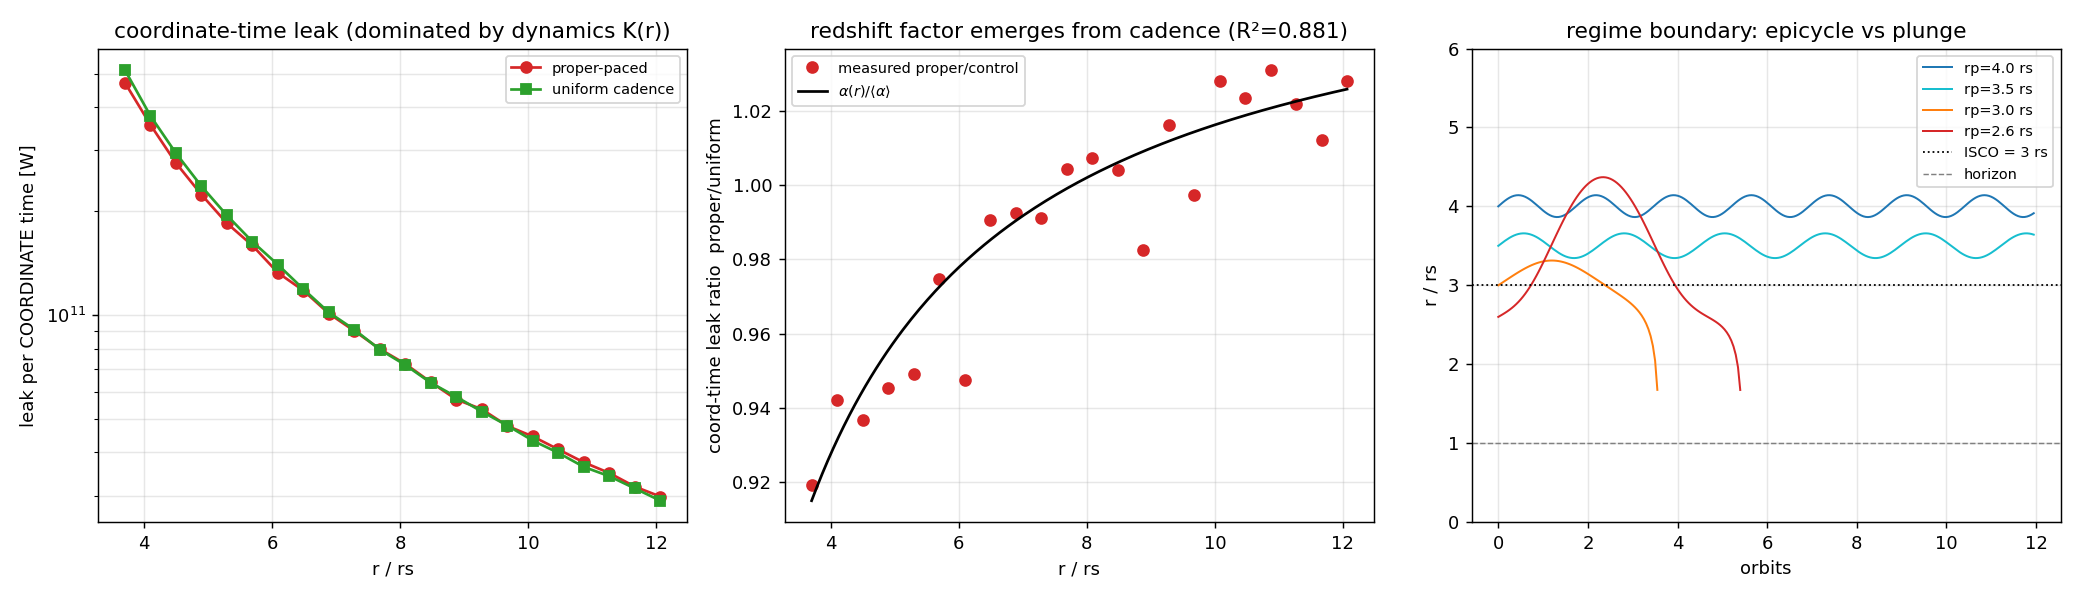

This chart was generated by the following Python code:
# stew_propertime.py
# Does a redshift profile EMERGE if the register updates are paced by PROPER time?
#
# Mechanism (not imposed-by-hand quantum dilation, but an update-cadence rule):
#   the substrate snaps the state to the grid stochastically, with per-step probability
#   p_snap(r) = alpha(r) = sqrt(1 - rs/r)   ->   update RATE tracks the local clock rate.
# Control: same grid, same dynamics, but p_snap = <alpha> (constant cadence in coordinate time).
#
# Between snaps the leapfrog runs in float with fine steps, so the ONLY error is truncation.
# We then ask:
#   (1) coordinate-time leak ratio proper/control  -> does it track alpha(r)?   (expected: yes, by rate)
#   (2) per-PROPER-time leak of the proper run      -> is it FLAT in r?          (the non-imposed claim)
#       per-proper-time leak of the control run     -> does it rise as 1/alpha?  (the foil)
#
# Dynamics: Paczynski-Wiita. Redshift factor alpha: exact Schwarzschild (separate object).

import numpy as np, math
G=6.67430e-11; c=299792458.0; M_sun=1.98847e30; PLANCK_POWER=c**5/G

def accel_pw(M,rv):
    r=np.linalg.norm(rv); rs=2*G*M/c**2
    return -(G*M/(r-rs)**2)*(rv/r)
def phi_pw(M,r):
    rs=2*G*M/c**2; return -G*M/(r-rs)
def energy(M,pos,vel,m=1.0):
    return 0.5*m*np.dot(vel,vel)+m*phi_pw(M,np.linalg.norm(pos))
def v_circ_pw(M,r):
    rs=2*G*M/c**2; return math.sqrt(G*M*r/(r-rs)**2)
def alpha_schw(M,r):
    rs=2*G*M/c**2; return math.sqrt(max(1.0-rs/r,1e-9))
def quant_trunc(x,SCALE):
    return np.trunc(x*SCALE)/SCALE
def leap(M,pos,vel,dt):
    a=accel_pw(M,pos); vh=vel+0.5*dt*a; pn=pos+dt*vh; an=accel_pw(M,pn)
    return pn, vh+0.5*dt*an

def mean_alpha(M,rp,k,steps_per_orbit,norbits):
    # quick float pass to get <alpha> along the orbit (for the control cadence)
    pos=np.array([rp,0.,0.]); vel=np.array([0.,k*v_circ_pw(M,rp),0.])
    P=2*math.pi*rp/np.linalg.norm(vel); dt=P/steps_per_orbit
    s=0.0; n=steps_per_orbit*norbits
    for _ in range(n):
        pos,vel=leap(M,pos,vel,dt); s+=alpha_schw(M,np.linalg.norm(pos))
    return s/n, dt, P

def run_cadence(M, rp_factor=3.5,k=1.10, steps_per_orbit=240, norbits=400,
                base_fb=14, mode='proper', alpha_ref=None, seed=1):
    rng=np.random.default_rng(seed)
    rs=2*G*M/c**2; rp=rp_factor*rs
    pos=np.array([rp,0.,0.]); vel=np.array([0.,k*v_circ_pw(M,rp),0.])
    P=2*math.pi*rp/np.linalg.norm(vel); dt=P/steps_per_orbit
    nsteps=steps_per_orbit*norbits
    SCALE=float(1<<base_fb)
    pos=quant_trunc(pos,SCALE); vel=quant_trunc(vel,SCALE)

    r_snap=[]; kick_snap=[]                       # at snap events
    r_all=np.empty(nsteps)                         # every step (for coord-time & proper-time budgets)
    for i in range(nsteps):
        pos,vel=leap(M,pos,vel,dt)                 # accurate float advance
        r=np.linalg.norm(pos); r_all[i]=r
        p = alpha_schw(M,r) if mode=='proper' else alpha_ref
        if rng.random()<p:                         # register update (paced by proper time if 'proper')
            E0=energy(M,pos,vel)
            pos=quant_trunc(pos,SCALE); vel=quant_trunc(vel,SCALE)
            r_snap.append(r); kick_snap.append(energy(M,pos,vel)-E0)
        if (not np.isfinite(r)) or r<1.05*rs:
            r_all=r_all[:i+1]; break
    return dict(r_snap=np.array(r_snap),kick=np.array(kick_snap),r_all=r_all,
                dt=dt,rs=rs,M=M,P=P)

def profile(res, M, nbins=22):
    """Return r/rs bin centres and: leak per coord time, leak per proper time."""
    rs=res['rs']; dt=res['dt']
    r_all=res['r_all']; r_snap=res['r_snap']; kick=res['kick']
    lo,hi=r_all.min(),r_all.max()
    edges=np.linspace(lo,hi,nbins+1); ctr=0.5*(edges[:-1]+edges[1:])
    alpha_all=np.sqrt(np.clip(1-rs/r_all,1e-9,None))
    coord_leak=np.full(nbins,np.nan); proper_leak=np.full(nbins,np.nan)
    for kk in range(nbins):
        m_all=(r_all>=edges[kk])&(r_all<edges[kk+1])
        m_sn =(r_snap>=edges[kk])&(r_snap<edges[kk+1])
        if m_all.sum()>50 and m_sn.sum()>20:
            t_coord = m_all.sum()*dt
            t_proper= np.sum(alpha_all[m_all])*dt
            K = np.sum(kick[m_sn])
            coord_leak[kk]  = abs(K)/t_coord
            proper_leak[kk] = abs(K)/t_proper
    return ctr/rs, coord_leak, proper_leak

if __name__=="__main__":
    M=10.0*M_sun; rs=2*G*M/c**2
    print(f"rs={rs:.3e} m\n")

    # --- ISCO regime boundary: perturb a circular orbit with a small RADIAL nudge ---
    # above ISCO (3 rs): bounded epicycle (leakage regime). at/below: perturbation -> plunge.
    print("=== regime boundary: 2% radial nudge to a circular orbit ===")
    isco_traces={}
    for rpf in (4.0, 3.5, 3.0, 2.6):
        r0=rpf*rs; pos=np.array([r0,0.,0.]); vel=np.array([0.02*v_circ_pw(M,r0), v_circ_pw(M,r0), 0.])
        P=2*math.pi*r0/v_circ_pw(M,r0); dt=P/400; rmn=rmx=r0; plunged=False; trace=[]
        for i in range(400*12):
            pos,vel=leap(M,pos,vel,dt); r=np.linalg.norm(pos); rmn=min(rmn,r); rmx=max(rmx,r)
            if i%20==0: trace.append((i*dt/P, r/rs))
            if r<1.05*rs: plunged=True; break
            if r>60*rs: break
        isco_traces[rpf]=np.array(trace)
        print(f"  rp={rpf:.1f} rs: {'PLUNGED (curvature breaks orbit)' if plunged else 'bound epicycle (leakage regime)'}"
              f"  amp={(rmx-rmn)/r0*100:.0f}% of r0")
    print()

    # --- cadence experiment ---
    a_ref,dt,P = mean_alpha(M, 3.5*rs, 1.10, 240, 60)
    print(f"<alpha> along orbit = {a_ref:.4f}  (used as the control's constant cadence)\n")

    proper = run_cadence(M, mode='proper')
    control= run_cadence(M, mode='control', alpha_ref=a_ref)
    print(f"proper run : {len(proper['kick'])} snaps over {len(proper['r_all'])} steps")
    print(f"control run: {len(control['kick'])} snaps over {len(control['r_all'])} steps\n")

    xr_p, coord_p, prop_p = profile(proper, M)
    xr_c, coord_c, prop_c = profile(control, M)

    # (1) coordinate-time leak ratio proper/control vs alpha(r)/<alpha>
    print("=== (1) coordinate-time leak: does proper/control track alpha(r)? ===")
    good=np.isfinite(coord_p)&np.isfinite(coord_c)
    ratio=coord_p[good]/coord_c[good]
    alpha_pred=np.sqrt(1-1/xr_p[good])/a_ref
    A=np.vstack([alpha_pred,np.ones_like(alpha_pred)]).T
    sl,ic=np.linalg.lstsq(A,ratio,rcond=None)[0]
    R2=1-np.sum((ratio-(sl*alpha_pred+ic))**2)/np.sum((ratio-ratio.mean())**2)
    print(f"  ratio ≈ {sl:.3f}·(alpha/<alpha>) + {ic:.3f}   R²={R2:.3f}   "
          f"⟨ratio/pred⟩={np.mean(ratio/alpha_pred):.3f}±{np.std(ratio/alpha_pred):.3f}")

    # (2) per-proper-time leak: honest reading.
    # NOTE: the truncation kick magnitude K(r) carries its own steep dynamical profile
    # (v and force both grow inward), which DOMINATES the ~13% alpha modulation. So the
    # per-proper-time curves are NOT flat; the cadence imprints alpha only in the RATIO,
    # where K(r) cancels. Report that plainly rather than overclaiming local flatness.
    print("\n=== (2) per-proper-time leak: dominated by dynamical kick profile K(r), not flat ===")
    g=np.isfinite(prop_c)&np.isfinite(prop_p)
    span_p=np.nanmax(prop_p[g])/np.nanmin(prop_p[g]); span_c=np.nanmax(prop_c[g])/np.nanmin(prop_c[g])
    print(f"  proper  per-proper-time leak varies x{span_p:.1f} across the orbit (this is K(r), dynamics)")
    print(f"  control per-proper-time leak varies x{span_c:.1f}")
    print(f"  => the redshift factor lives in the cadence ratio (panel 2), not in local flatness.")

    # --- plots ---
    import matplotlib; matplotlib.use("Agg"); import matplotlib.pyplot as plt
    fig,ax=plt.subplots(1,3,figsize=(16,4.6))

    ax[0].plot(xr_p,coord_p,'o-',color='tab:red',label='proper-paced')
    ax[0].plot(xr_c,coord_c,'s-',color='tab:green',label='uniform cadence')
    ax[0].set_xlabel('r / rs'); ax[0].set_ylabel('leak per COORDINATE time [W]')
    ax[0].set_yscale('log'); ax[0].set_title('coordinate-time leak (dominated by dynamics K(r))')
    ax[0].legend(fontsize=8); ax[0].grid(alpha=0.3,which='both')

    ax[1].plot(xr_p[good],ratio,'o',color='tab:red',label='measured proper/control')
    xx=np.linspace(np.nanmin(xr_p),np.nanmax(xr_p),200)
    ax[1].plot(xx, np.sqrt(1-1/xx)/a_ref,'k-',label=r'$\alpha(r)/\langle\alpha\rangle$')
    ax[1].set_xlabel('r / rs'); ax[1].set_ylabel('coord-time leak ratio  proper/uniform')
    ax[1].set_title(f'redshift factor emerges from cadence (R²={R2:.3f})'); ax[1].legend(fontsize=8); ax[1].grid(alpha=0.3)

    cols={4.0:'tab:blue',3.5:'tab:cyan',3.0:'tab:orange',2.6:'tab:red'}
    for rpf,tr in isco_traces.items():
        if len(tr): ax[2].plot(tr[:,0],tr[:,1],lw=1.1,color=cols.get(rpf),label=f'rp={rpf} rs')
    ax[2].axhline(3.0,color='k',ls=':',lw=1,label='ISCO = 3 rs')
    ax[2].axhline(1.0,color='gray',ls='--',lw=0.8,label='horizon')
    ax[2].set_xlabel('orbits'); ax[2].set_ylabel('r / rs'); ax[2].set_ylim(0,6)
    ax[2].set_title('regime boundary: epicycle vs plunge'); ax[2].legend(fontsize=8); ax[2].grid(alpha=0.3)

    plt.tight_layout(); plt.savefig("/home/claude/stew_propertime.png",dpi=130)
    print("\nsaved /home/claude/stew_propertime.png")
